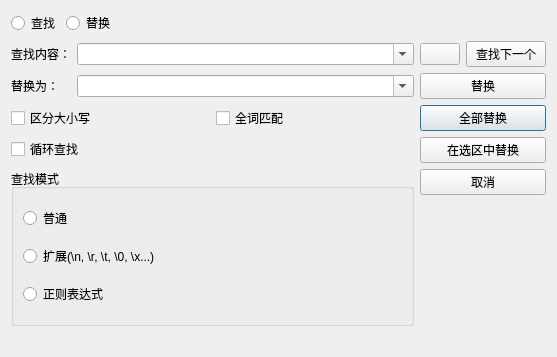
<?xml version="1.0" encoding="UTF-8"?>
<ui version="4.0">
 <class>FindReplaceDialog</class>
 <widget class="QDialog" name="FindReplaceDialog">
  <property name="geometry">
   <rect>
    <x>0</x>
    <y>0</y>
    <width>557</width>
    <height>357</height>
   </rect>
  </property>
  <property name="windowTitle">
   <string>Dialog</string>
  </property>
  <layout class="QVBoxLayout" name="verticalLayout_2">
   <item>
    <layout class="QHBoxLayout" name="horizontalLayout">
     <item>
      <widget class="QRadioButton" name="findRadioBtn">
       <property name="text">
        <string>查找</string>
       </property>
      </widget>
     </item>
     <item>
      <widget class="QRadioButton" name="replaceRadioBtn">
       <property name="text">
        <string>替换</string>
       </property>
      </widget>
     </item>
     <item>
      <spacer name="horizontalSpacer">
       <property name="orientation">
        <enum>Qt::Horizontal</enum>
       </property>
       <property name="sizeHint" stdset="0">
        <size>
         <width>40</width>
         <height>20</height>
        </size>
       </property>
      </spacer>
     </item>
    </layout>
   </item>
   <item>
    <layout class="QGridLayout" name="gridLayout" columnstretch="0,1,0,0">
     <item row="1" column="0">
      <widget class="QLabel" name="label_2">
       <property name="text">
        <string>替换为：</string>
       </property>
      </widget>
     </item>
     <item row="2" column="0" rowspan="2" colspan="2">
      <layout class="QGridLayout" name="gridLayout_2">
       <item row="0" column="0">
        <widget class="QCheckBox" name="matchCaseCheck">
         <property name="text">
          <string>区分大小写</string>
         </property>
        </widget>
       </item>
       <item row="1" column="0">
        <widget class="QCheckBox" name="findRepeatCheck">
         <property name="text">
          <string>循环查找</string>
         </property>
        </widget>
       </item>
       <item row="0" column="1">
        <widget class="QCheckBox" name="matchWholeWordCheck">
         <property name="text">
          <string>全词匹配</string>
         </property>
        </widget>
       </item>
      </layout>
     </item>
     <item row="0" column="1">
      <widget class="QComboBox" name="findContentCombo">
       <property name="editable">
        <bool>true</bool>
       </property>
      </widget>
     </item>
     <item row="2" column="2" colspan="2">
      <widget class="QPushButton" name="replaceAllBtn">
       <property name="text">
        <string>全部替换</string>
       </property>
      </widget>
     </item>
     <item row="0" column="0">
      <widget class="QLabel" name="label">
       <property name="text">
        <string>查找内容：</string>
       </property>
      </widget>
     </item>
     <item row="0" column="3">
      <widget class="QPushButton" name="findNextBtn">
       <property name="text">
        <string>查找下一个</string>
       </property>
       <property name="icon">
        <iconset resource="../resource.qrc">
         <normaloff>:/res/Image/next.png</normaloff>:/res/Image/next.png</iconset>
       </property>
      </widget>
     </item>
     <item row="1" column="1">
      <widget class="QComboBox" name="replaceCombo">
       <property name="editable">
        <bool>true</bool>
       </property>
      </widget>
     </item>
     <item row="4" column="2" colspan="2">
      <widget class="QPushButton" name="cancelBtn">
       <property name="text">
        <string>取消</string>
       </property>
      </widget>
     </item>
     <item row="1" column="2" colspan="2">
      <widget class="QPushButton" name="replaceBtn">
       <property name="text">
        <string>替换</string>
       </property>
      </widget>
     </item>
     <item row="3" column="2" colspan="2">
      <widget class="QPushButton" name="replaceSelectionBtn">
       <property name="text">
        <string>在选区中替换</string>
       </property>
      </widget>
     </item>
     <item row="0" column="2">
      <widget class="QPushButton" name="findPreviousBtn">
       <property name="text">
        <string/>
       </property>
       <property name="icon">
        <iconset resource="../resource.qrc">
         <normaloff>:/res/Image/previous.png</normaloff>:/res/Image/previous.png</iconset>
       </property>
      </widget>
     </item>
     <item row="5" column="2" colspan="2">
      <spacer name="verticalSpacer">
       <property name="orientation">
        <enum>Qt::Vertical</enum>
       </property>
       <property name="sizeHint" stdset="0">
        <size>
         <width>20</width>
         <height>40</height>
        </size>
       </property>
      </spacer>
     </item>
     <item row="4" column="0" rowspan="2" colspan="2">
      <widget class="QGroupBox" name="groupBox">
       <property name="title">
        <string>查找模式</string>
       </property>
       <layout class="QVBoxLayout" name="verticalLayout">
        <item>
         <widget class="QRadioButton" name="modeNormalRadio">
          <property name="text">
           <string>普通</string>
          </property>
         </widget>
        </item>
        <item>
         <widget class="QRadioButton" name="modeExtionsionRadio">
          <property name="text">
           <string>扩展(\n, \r, \t, \0, \x...)</string>
          </property>
         </widget>
        </item>
        <item>
         <widget class="QRadioButton" name="modeRegExpRadio">
          <property name="text">
           <string>正则表达式</string>
          </property>
         </widget>
        </item>
       </layout>
      </widget>
     </item>
    </layout>
   </item>
   <item>
    <widget class="QLabel" name="infoLabel">
     <property name="text">
      <string/>
     </property>
    </widget>
   </item>
  </layout>
 </widget>
 <resources>
  <include location="../resource.qrc"/>
 </resources>
 <connections>
  <connection>
   <sender>cancelBtn</sender>
   <signal>clicked()</signal>
   <receiver>FindReplaceDialog</receiver>
   <slot>reject()</slot>
   <hints>
    <hint type="sourcelabel">
     <x>439</x>
     <y>174</y>
    </hint>
    <hint type="destinationlabel">
     <x>469</x>
     <y>215</y>
    </hint>
   </hints>
  </connection>
 </connections>
</ui>
